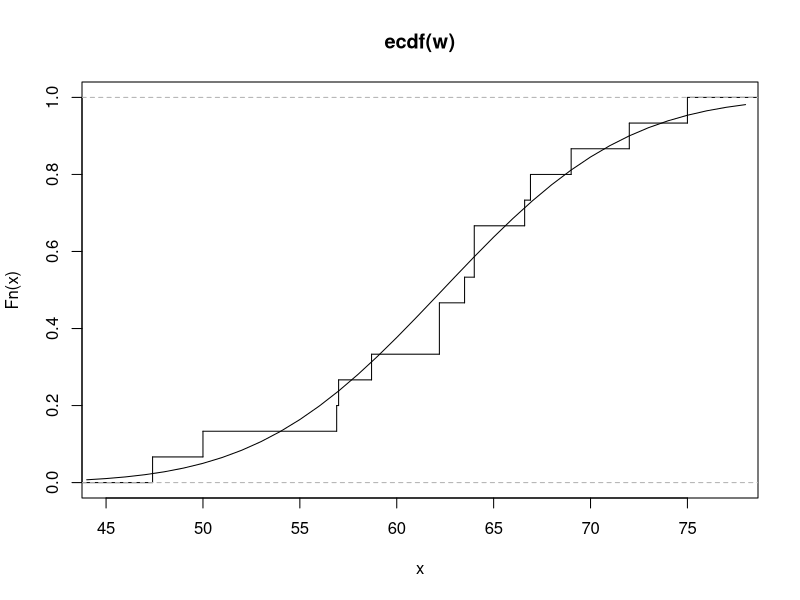

The R script that drew this image:
w <- c(75.0, 64.0, 47.4, 66.9, 62.2, 62.2, 58.7, 63.5,
       66.6, 64.0, 57.0, 69.0, 56.9, 50.0, 72.0)
plot(ecdf(w),verticals = TRUE, do.p = FALSE)
x<-44:78
lines(x, pnorm(x, mean(w), sd(w)))